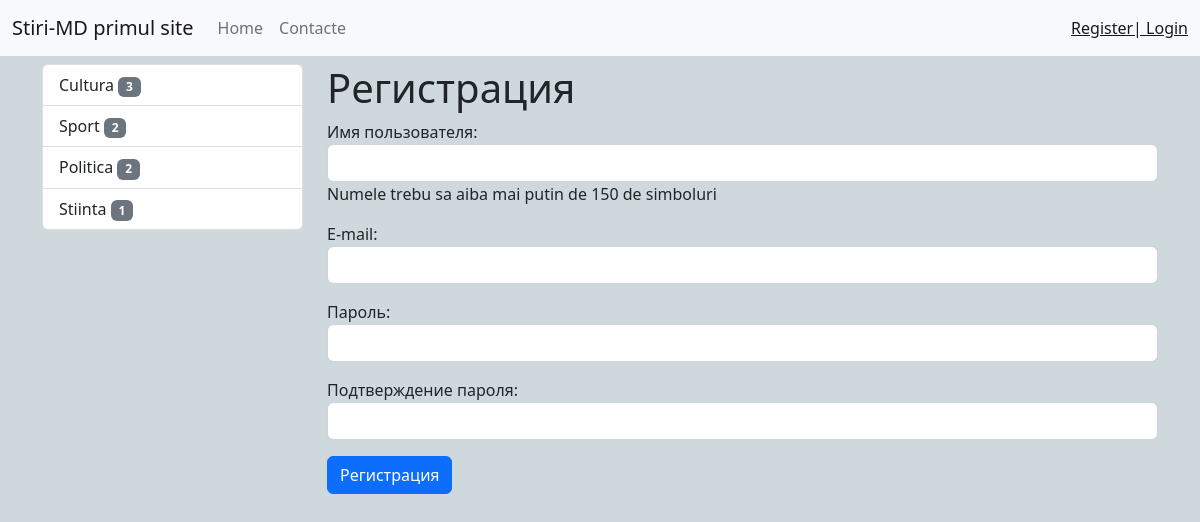
Screenshot of /register/ with the database file from the repository.
### news/models.py (models this page shows, shortened)
class Category(models.Model):
    title = models.CharField(max_length=150, db_index=True, verbose_name='Denumirea catogoriilor')
    def get_absolute_url(self):
        return reverse('category', kwargs={"category_id": self.pk})
    class Meta:
        verbose_name = 'Categoria'
        verbose_name_plural = 'Categoriile'
        ordering = ['title']

### news/views.py (the view)
# urls.py: path('register/', register, name='register'),
def register(request):
    if request.method == 'POST':
        form = UserRegisterForm(request.POST)
        if form.is_valid():
            user = form.save()
            login(request, user)
            messages.success(request, 'Vati iregistrat cu succes')
            return redirect('home')
        else:
            messages.error(request, 'Greșala  la inregistrare')
    else:
        form = UserRegisterForm()
    return render(request, 'news/register.html', {"form": form})

### news/forms.py
class UserRegisterForm(UserCreationForm):
    username = forms.CharField(label='Имя пользователя', help_text='Numele trebu sa aiba mai putin de 150 de simboluri', widget=forms.TextInput(attrs={'class': 'form-control'}))
    password1 = forms.CharField(label='Пароль', widget=forms.PasswordInput(attrs={'class': 'form-control'}))
    password2 = forms.CharField(label='Подтверждение пароля', widget=forms.PasswordInput(attrs={'class': 'form-control'}))
    email = forms.EmailField(label='E-mail', widget=forms.EmailInput(attrs={'class': 'form-control'}))
    class Meta:
        model = User
        fields = ('username', 'email', 'password1', 'password2')

### news/templatetags/news_tags.py (called while the page is built)
@register.inclusion_tag('news/list_categories.html')
def show_categories(arg1="hello", arg2="world"):
    categories = Category.objects.annotate(cnt=Count('news', filter=F('news__is_published'))).filter(cnt__gt=0)
    return{"categories": categories, "arg1": arg1, "arg2": arg2}

### news/templates/news/register.html (shortened to what this page needs)
{% extends 'base.html' %}
{% block sidebar%}
{% include 'inc/_sidebar.html' %}
{% endblock %}
{% block content %}
<h1>Регистрация</h1>
<form method="post">
    {{form.as_p}}
    <button type="submit" class="btn btn-primary btn-block" > Регистрация </button>
</form>
{% endblock %}

### news/templates/news/list_categories.html
<div class="list-group">
  {%for item in categories %}
    <a href="{{ item.get_absolute_url }}" class="list-group-item list-group-item-action">{{item.title}} <span class="badge bg-secondary">{{ item.cnt }}</span></a>
    {%  endfor %}
</div>

### mysite/static/css/stylee.css (style rules this page uses)
body { background: #cfd8dc; }

### rows the page displays
Category: title "Cultura", cnt "3"
Category: title "Sport", cnt "2"
Category: title "Politica", cnt "2"
Category: title "Stiinta", cnt "1"
